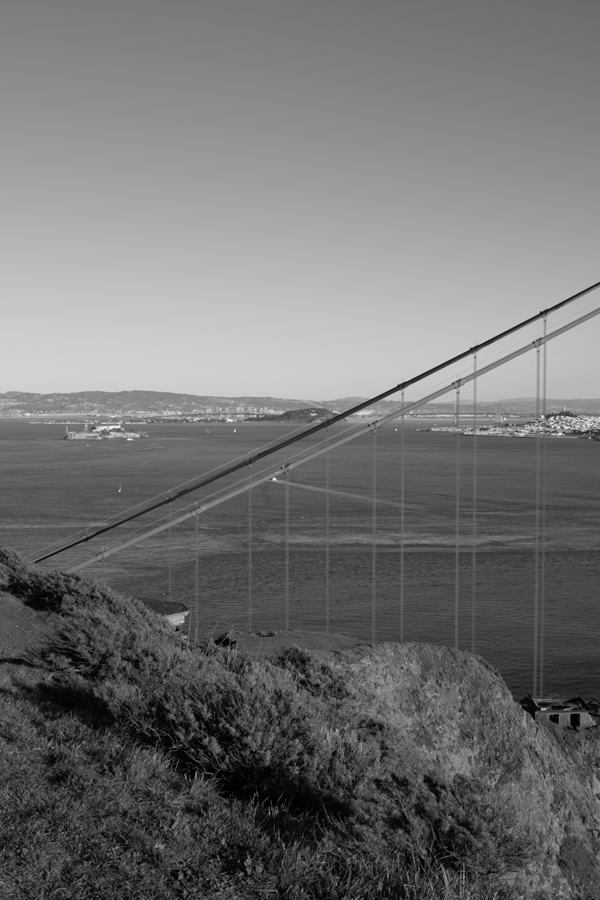
#> input picture data/goldengate-00.png, 600 x 900 px; its folder holds 4 pictures in this run
$ python 'detect and match.py'
#> lines starting #> are read from the running program, lines starting #| are printed output that depends on the picture
# 260201059 Ertuğrul Demir
import cv2 as cv
import pickle as cp


def exercise_1():
    # Exercise 1
    sift = cv.SIFT_create()

    for i in range(6):
        img_0 = cv.imread('../data/goldengate-0'+str(i)+'.png')
#> img_0 is the input picture: shape (900, 600, 3); min 0, max 249, mean 113.3

        gray = cv.cvtColor(img_0, cv.COLOR_BGR2GRAY)

        kp, des = sift.detectAndCompute(gray, None)
#> kp = 2735 keypoints; strongest (x, y, size): (274, 479, 2.1), (542, 417, 2), (476, 348, 4.4), (542, 709, 2)
        img_1 = cv.drawKeypoints(gray, kp, img_0)
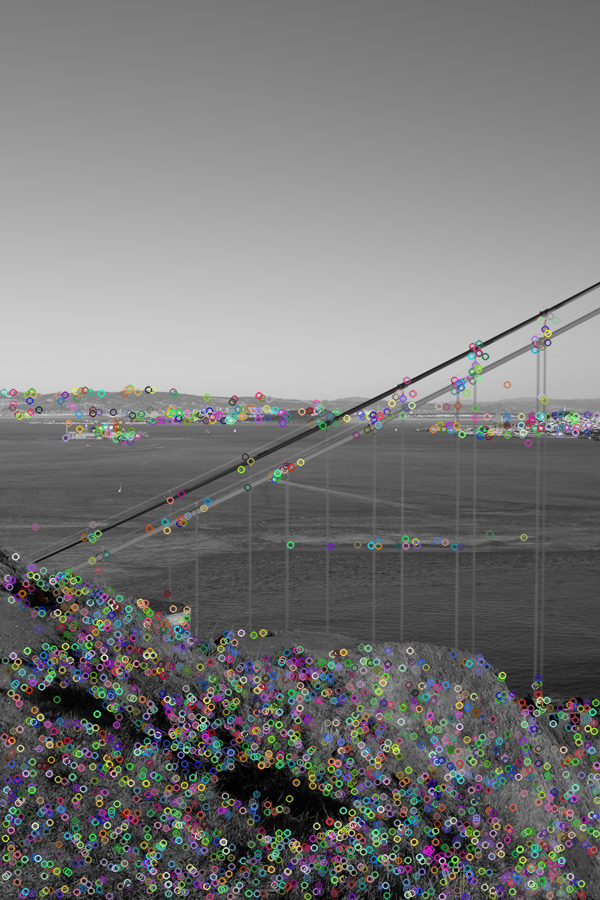
#> img_1: shape (900, 600, 3); mean B, G, R 118.2, 118.4, 118.3
        cv.imwrite('../results/sift_keypoints_'+str(i)+'.png', img_1)

        index = []
        for point in kp:
            temp = (point.pt, point.size, point.angle, point.response, point.octave,point.class_id)
            index.append(temp)
#> this loop made 2735 passes
#> (point, temp) on passes 1 to 3: (keypoint at (2.4, 802.5), size 2, ((2.36, 802.5), 1.95, 209.8, 0.0137, 6095359, -1)), (keypoint at (2.4, 802.5), size 2, ((2.36, 802.5), 1.95, 310.7, 0.0137, 6095359, -1)), (keypoint at (3.1, 861.8), size 2, ((3.11, 861.8), 2.01, 56.94, 0.0165, 8126975, -1))
#> after the loop, index = 2735 items

        f = open('../results/sift_' + str(i) + '.txt', 'wb')
        f.write(cp.dumps(index))
        f.write(cp.dumps(des.tolist()))
        f.close()
#> pass 2 of the loop in exercise_1, `for i in range(6):`:
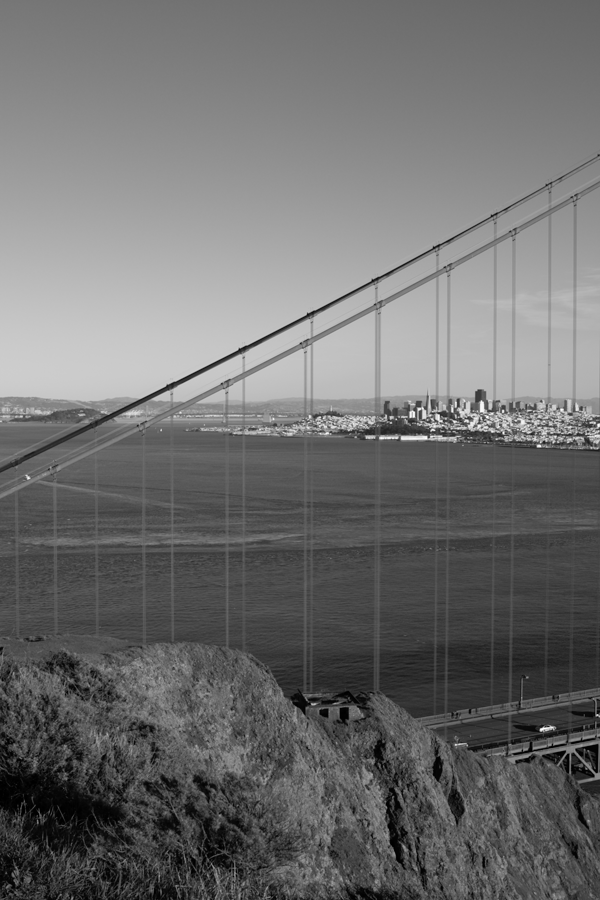
#> input picture data/goldengate-01.png, 600 x 900 px
#> in exercise_1, img_0 is the input picture: shape (900, 600, 3); min 0, max 255, mean 110.4
#> kp = 2465 keypoints; strongest (x, y, size): (541, 729, 2.4), (539, 446, 2.4), (419, 409, 2.1), (412, 414, 4.4)
#> in exercise_1, `img_1 = cv.drawKeypoints(gray, kp, img_0)`:
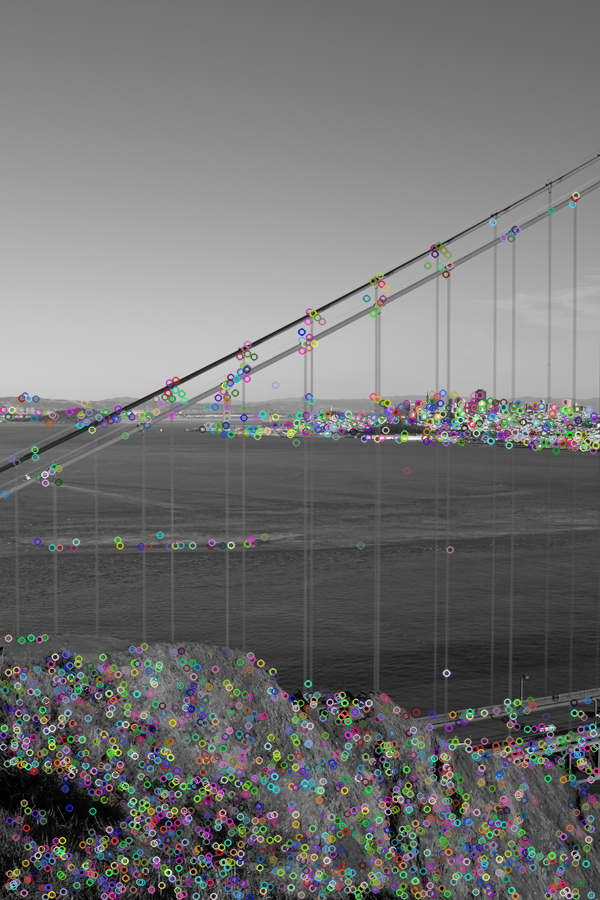
#> img_1: shape (900, 600, 3); mean B, G, R 113.9, 114, 113.8
#> the loop in exercise_1, `for point in kp:` made 2465 passes
#> (point, temp) on passes 1 to 3: (keypoint at (2.9, 746.7), size 2.5, ((2.94, 746.7), 2.49, 270.1, 0.0148, 6882047, -1)), (keypoint at (3.1, 734.6), size 3.5, ((3.14, 734.6), 3.47, 309.8, 0.0226, 14156799, -1)), (keypoint at (3.2, 409.4), size 2.7, ((3.21, 409.4), 2.75, 58.11, 0.0242, 14091007, -1))
#> after the loop in exercise_1, `for point in kp:`: index = 2465 items
#> pass 3 of the loop in exercise_1, `for i in range(6):`:
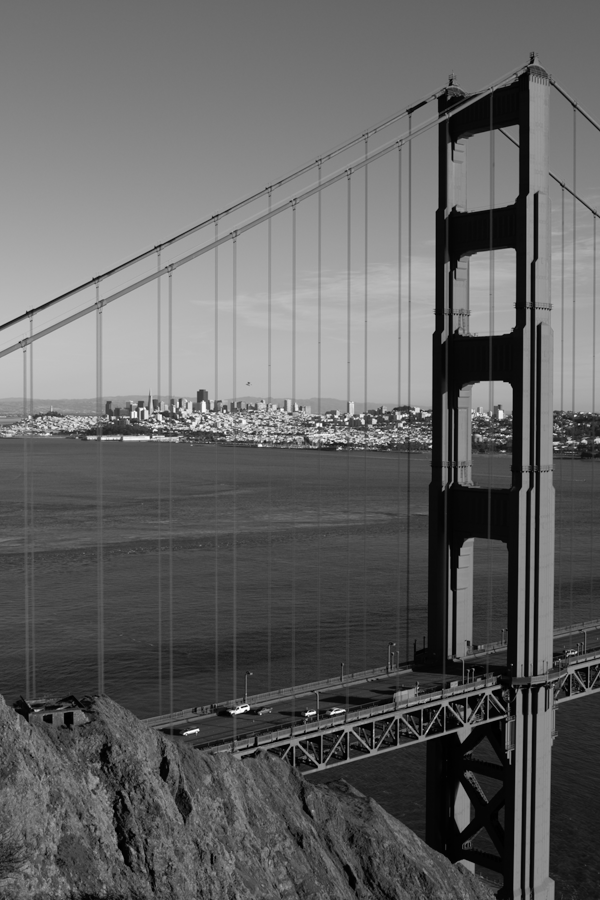
#> input picture data/goldengate-02.png, 600 x 900 px
#> in exercise_1, img_0 is the input picture: shape (900, 600, 3); min 0, max 255, mean 98.5
#> kp = 2486 keypoints; strongest (x, y, size): (430, 446, 1.9), (314, 712, 2), (332, 713, 2.2), (306, 714, 2)
#> in exercise_1, `img_1 = cv.drawKeypoints(gray, kp, img_0)`:
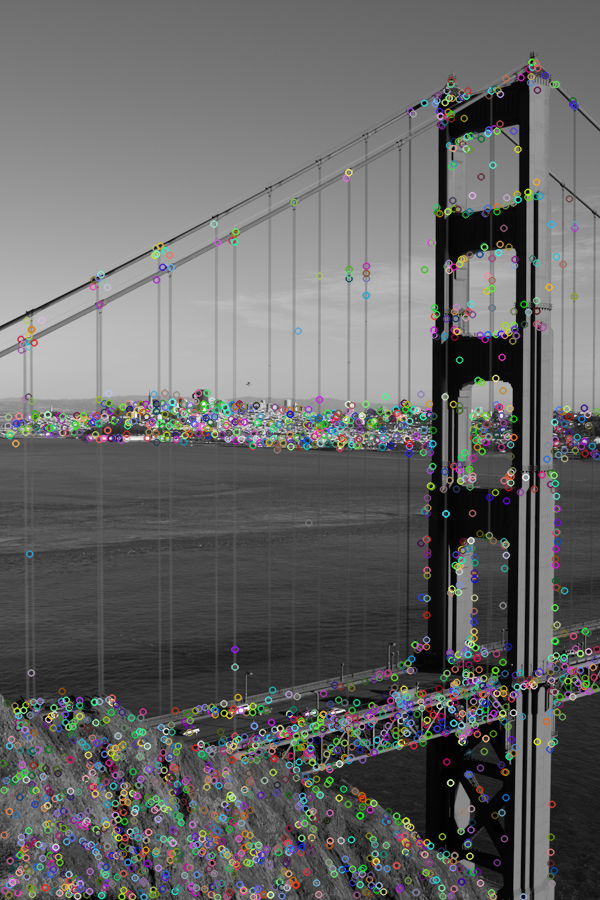
#> img_1: shape (900, 600, 3); mean B, G, R 101.8, 102.2, 101.9
#> the loop in exercise_1, `for point in kp:` made 2486 passes
#> (point, temp) on passes 1 to 3: (keypoint at (2.6, 763), size 1.8, ((2.61, 763), 1.8, 348.9, 0.0264, 66047, -1)), (keypoint at (3.5, 789.7), size 1.8, ((3.55, 789.7), 1.84, 42.34, 0.0143, 1704447, -1)), (keypoint at (3.8, 834.6), size 2.4, ((3.84, 834.6), 2.38, 340.9, 0.0157, 3670783, -1))
#> after the loop in exercise_1, `for point in kp:`: index = 2486 items
#> the loop made 5 passes; the first 3 are shown

    for i in range(5):

        img1 = cv.imread('../data/goldengate-0'+str(i)+'.png')
        img2 = cv.imread('../data/goldengate-0'+str(i+1)+'.png')

        img1 = cv.cvtColor(img1, cv.COLOR_BGR2GRAY)
        img2 = cv.cvtColor(img2, cv.COLOR_BGR2GRAY)

        keypoints_1, descriptors_1 = sift.detectAndCompute(img1, None)
        keypoints_2, descriptors_2 = sift.detectAndCompute(img2, None)

        bf = cv.BFMatcher()
        matches = bf.match(descriptors_1, descriptors_2)
        matched_img =  cv.drawMatches(img1, keypoints_1, img2, keypoints_2, matches, img2, flags=2)

        cv.imwrite('../results/tentative correspondences'+str(i)+'-'+str(i+1)+'.png', matched_img)

        index = []
        for ma in matches:
            temp = (ma.distance, ma.imgIdx, ma.queryIdx, ma.trainIdx)
            index.append(temp)

        f = open('../results/tentative correspondences_' + str(i) + '-' + str(i+1) + '.txt', 'wb')
        f.write(cp.dumps(index))
        f.close()


#> (the run stopped early here; a loop or call above may not have finished)
